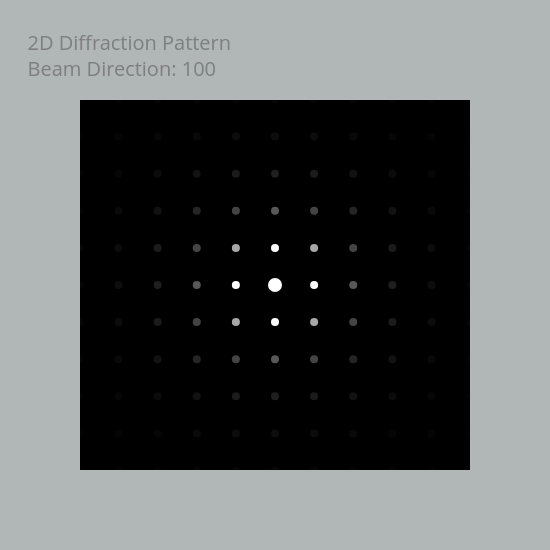

The code cell stored with this chart in its notebook:
### Code cell
from pymatgen.analysis.diffraction.tem import TEMCalculator as tem
struct = Structure.from_file('/Users/marco/Desktop/pa-3_special.cif')
abc = tem(voltage = 200, beam_direction = (1, 0, 0), camera_length = 160)
abc.get_plot_2d(struct)

### Figure 1 — Plotly figure (JSON) as saved in the notebook; plotly's stock layout.template omitted (floating-point values rounded to 4 significant figures; data arrays with more than 128 entries replaced by an {"elided": "..."} marker saying what was removed)
{"data": [{"hoverinfo": "text", "marker": {"cmax": 1, "cmin": 0, "color": {"elided": "483 float values"}, "colorscale": [[0, "black"], [1, "white"]], "size": 8}, "mode": "markers", "showlegend": false, "text": {"elided": "483 str values"}, "type": "scatter", "x": {"elided": "483 float values"}, "y": {"elided": "483 float values"}}, {"hoverinfo": "text", "marker": {"cmax": 1, "cmin": 0, "color": "white", "size": 14}, "mode": "markers", "showlegend": false, "text": "(0, 0, 0): Direct beam", "type": "scatter", "x": [0], "y": [0]}], "layout": {"font": {"color": "#7f7f7f", "size": 14}, "height": 550, "hovermode": "closest", "paper_bgcolor": "rgba(100,110,110,0.5)", "plot_bgcolor": "black", "title": {"text": "2D Diffraction Pattern<br>Beam Direction: 100"}, "width": 550, "xaxis": {"range": [-4, 4], "showgrid": false, "showline": false, "showticklabels": false, "ticks": "", "zeroline": false}, "yaxis": {"range": [-4, 4], "showgrid": false, "showline": false, "showticklabels": false, "ticks": "", "zeroline": false}}}
